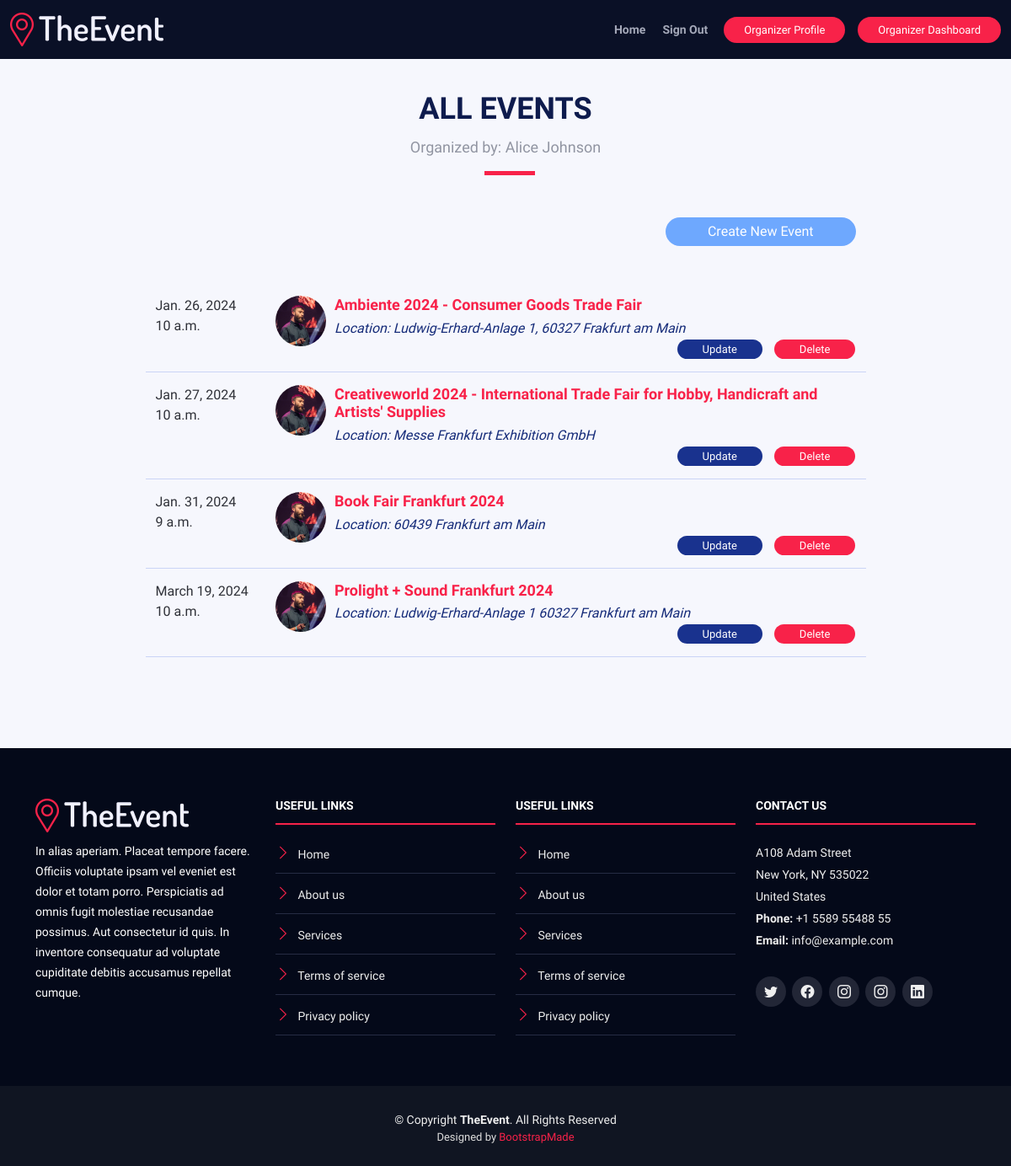
/my-event/ (signed in), run on an earlier commit of the app's database.
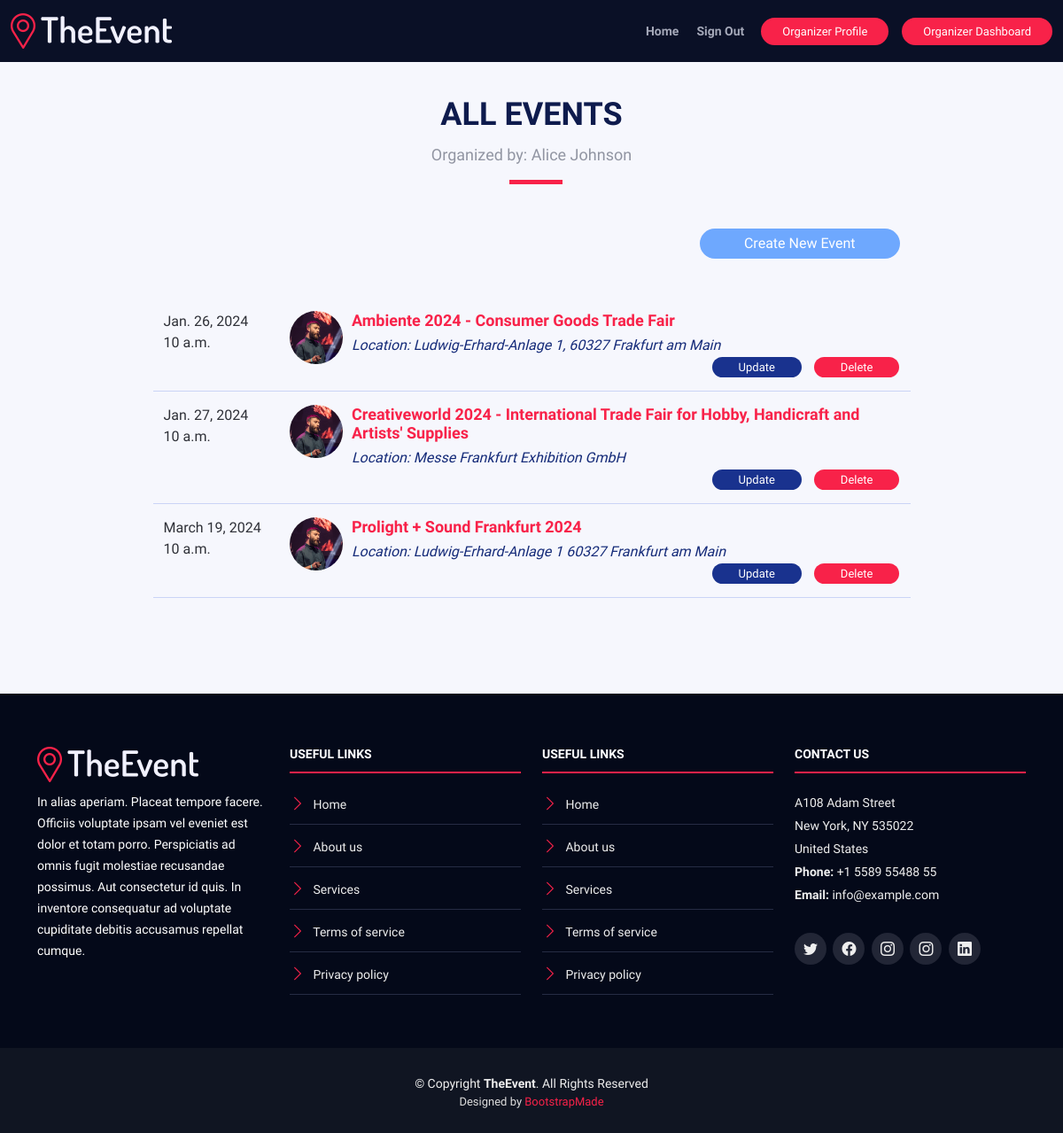
And on a later commit of the database.
### account/models.py (models this page shows)
class Account(AbstractUser):
    user_role = models.CharField(max_length=20, choices=[('organizer', 'Event Organizer'), ('attendee', 'Attendee')])

### event/models.py (models this page shows, shortened)
class Event(models.Model):
    organizer = models.ForeignKey(Account, on_delete=models.CASCADE)
    name = models.CharField(max_length=255)
    date = models.DateField()
    time = models.TimeField()
    location = models.CharField(max_length=255)
    description = models.TextField()
    is_public = models.BooleanField(default=True)
    categories = models.ForeignKey(EventCategory, on_delete=models.CASCADE, blank=True, null=True)
    tags = TaggableManager()
    attendees = models.ManyToManyField(Account, related_name='events_attending', blank=True)

### event/views.py (the view)
# urls.py: path('my-event/', views.my_event, name='my_event'),
def my_event(request):
    if request.user.user_role == 'organizer':
        event_list = Event.objects.filter(organizer=request.user).order_by('date')
        category_list = EventCategory.objects.all()
        context = {
            'event_list': event_list,
            'category_list': category_list,
        }
        return render(request, 'event/my_event_list.html', context)
    else:
        return redirect('event')

### templates/event/my_event_list.html (shortened to what this page needs)
<!DOCTYPE html>
<html lang="en">
<head>
    <link href="../static/vendor/aos/aos.css" rel="stylesheet">
    <link href="../static/vendor/bootstrap/css/bootstrap.min.css" rel="stylesheet">
    <link href="../static/vendor/bootstrap-icons/bootstrap-icons.css" rel="stylesheet">
    <link href="../static/vendor/glightbox/css/glightbox.min.css" rel="stylesheet">
    <link href="../static/vendor/swiper/swiper-bundle.min.css" rel="stylesheet">
    <link href="../static/css/style.css" rel="stylesheet">
</head>
<body>
<header id="header" class="d-flex align-items-center header-inner">
    <div class="container-fluid container-xxl d-flex align-items-center">
        <div id="logo" class="me-auto">
            <a href="{% url 'home' %}" class="scrollto"><img src="../static/img/logo.png" alt="" title=""></a>
        </div>
        <nav id="navbar" class="navbar order-last order-lg-0">
            <ul>
                <li><a class="nav-link" href="{% url 'home' %}">Home</a></li>
                {% if request.user.is_authenticated %}
                    <li><a class="nav-link" href="{% url 'logout' %}">Sign Out</a></li>
                {% else %}
                    <li><a class="nav-link" href="{% url 'login' %}">Sign In</a></li>
                {% endif %}
            </ul>
        </nav>
        {% if request.user.is_authenticated %}
            <a class="buy-tickets" href="{% url 'profile' %}">{{ user.user_role|capfirst }} Profile</a>
            <a class="buy-tickets" href="{% url 'my_event' %}">{{ user.user_role|capfirst }} Dashboard</a>
        {% else %}
            <a class="buy-tickets" href="{% url 'register' %}">Register</a>
        {% endif %}
    </div>
</header>
<main id="main">
    <section id="schedule" class="section-with-bg">
        <div class="container py-5" data-aos="fade-up">
            <div class="section-header">
                <h2>All Events</h2>
                <p>Organized by: {{ request.user.first_name }} {{ request.user.last_name }}</p>
            </div>
            <div class="row justify-content-center mb-4 aos-init aos-animate">
                <div class="col-lg-9">
                    <a class="create scrollto" href="#">Create New Event</a>
                </div>
            </div>
            <div class="tab-content row justify-content-center" data-aos="fade-up" data-aos-delay="200">
                <div role="tabpanel" class="col-lg-9 tab-pane fade show active" id="Exhibitions">
                    {% for event in event_list %}
                        <div class="row schedule-item">
                            <div class="col-md-2"><date>{{ event.date }}</date><br><time>{{ event.time }}</time></div>
                            <div class="col-md-10">
                                <div class="speaker">
                                    <img src="../static/img/speakers/1.jpg" alt="Brenden Legros">
                                </div>
                                <h4><a href="/event/{{event.id}}/">{{event.name}}</a></h4>
                                <p>Location: {{ event.location }}</p>
                                <div class="schedule-controllers float-end">
                                    <a class="schedule-update scrollto" href="/update-event/{{event.id}}/">Update</a>
                                    <a class="schedule-delete scrollto" href="/delete-event/{{event.id}}/">Delete</a>
                                </div>
                            </div>
                        </div>
                    {% endfor %}
                </div>
            </div>
        </div>
    </section>
</main>
<footer id="footer">
    <div class="footer-top">
        <div class="container">
            <div class="row">
                <div class="col-lg-3 col-md-6 footer-info">
                    <img src="../static/img/logo.png" alt="TheEvenet">
                    <p>In alias aperiam. Placeat tempore facere. Officiis voluptate ipsam vel eveniet est dolor et totam porro. Perspiciatis ad omnis fugit molestiae recusandae possimus. Aut consectetur id quis. In inventore consequatur ad voluptate cupiditate debitis accusamus repellat cumque.</p>
                </div>
                <div class="col-lg-3 col-md-6 footer-links">
                    <h4>Useful Links</h4>
                    <ul>
                        <li><i class="bi bi-chevron-right"></i> <a href="#">Home</a></li>
                        <li><i class="bi bi-chevron-right"></i> <a href="#">About us</a></li>
                        <li><i class="bi bi-chevron-right"></i> <a href="#">Services</a></li>
                        <li><i class="bi bi-chevron-right"></i> <a href="#">Terms of service</a></li>
                        <li><i class="bi bi-chevron-right"></i> <a href="#">Privacy policy</a></li>
                    </ul>
                </div>
                <div class="col-lg-3 col-md-6 footer-links">
                    <h4>Useful Links</h4>
                    <ul>
                        <li><i class="bi bi-chevron-right"></i> <a href="#">Home</a></li>
                        <li><i class="bi bi-chevron-right"></i> <a href="#">About us</a></li>
                        <li><i class="bi bi-chevron-right"></i> <a href="#">Services</a></li>
                        <li><i class="bi bi-chevron-right"></i> <a href="#">Terms of service</a></li>
                        <li><i class="bi bi-chevron-right"></i> <a href="#">Privacy policy</a></li>
                    </ul>
                </div>
                <div class="col-lg-3 col-md-6 footer-contact">
                    <h4>Contact Us</h4>
                    <p>
                        A108 Adam Street <br>
                        New York, NY 535022<br>
                        United States <br>
                        <strong>Phone:</strong> +1 5589 55488 55<br>
                        <strong>Email:</strong> info@example.com<br>
                    </p>
                    <div class="social-links">
                        <a href="#" class="twitter"><i class="bi bi-twitter"></i></a>
                        <a href="#" class="facebook"><i class="bi bi-facebook"></i></a>
                        <a href="#" class="instagram"><i class="bi bi-instagram"></i></a>
                        <a href="#" class="google-plus"><i class="bi bi-instagram"></i></a>
                        <a href="#" class="linkedin"><i class="bi bi-linkedin"></i></a>
                    </div>
                </div>
            </div>
        </div>
    </div>
    <div class="container">
        <div class="copyright">
            &copy; Copyright <strong>TheEvent</strong>. All Rights Reserved
        </div>
        <div class="credits">
            Designed by <a href="https://bootstrapmade.com/">BootstrapMade</a>
        </div>
    </div>
</footer>
</body>
</html>

What changed in the data, as far as the page shows it:
removed Event: date "Jan. 31, 2024", time "9 a.m.", name "Book Fair Frankfurt 2024", location "60439 Frankfurt am Main"
